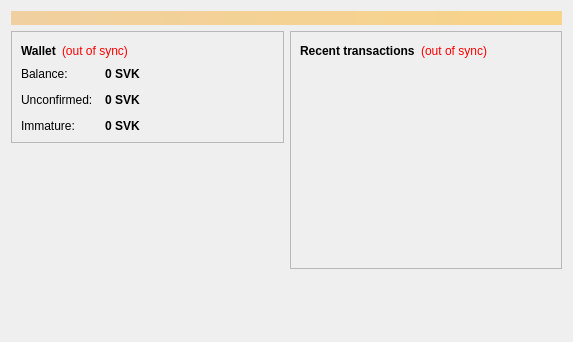
<?xml version="1.0" encoding="UTF-8"?>
<ui version="4.0">
 <class>OverviewPage</class>
 <widget class="QWidget" name="OverviewPage">
  <property name="geometry">
   <rect>
    <x>0</x>
    <y>0</y>
    <width>573</width>
    <height>342</height>
   </rect>
  </property>
  <property name="windowTitle">
   <string>Form</string>
  </property>
  <layout class="QVBoxLayout" name="topLayout">
   <item>
    <widget class="QLabel" name="labelAlerts">
     <property name="visible">
      <bool>false</bool>
     </property>
     <property name="styleSheet">
      <string notr="true">background-color: qlineargradient(x1: 0, y1: 0, x2: 1, y2: 0, stop:0 #F0D0A0, stop:1 #F8D488); color:#000000;</string>
     </property>
     <property name="wordWrap">
      <bool>true</bool>
     </property>
     <property name="margin">
      <number>3</number>
     </property>
    </widget>
   </item>
   <item>
    <layout class="QHBoxLayout" name="horizontalLayout" stretch="1,1">
     <item>
      <layout class="QVBoxLayout" name="verticalLayout_2">
       <item>
        <widget class="QFrame" name="frame">
         <property name="frameShape">
          <enum>QFrame::StyledPanel</enum>
         </property>
         <property name="frameShadow">
          <enum>QFrame::Raised</enum>
         </property>
         <layout class="QVBoxLayout" name="verticalLayout_4">
          <item>
           <layout class="QHBoxLayout" name="horizontalLayout_4">
            <item>
             <widget class="QLabel" name="label_5">
              <property name="font">
               <font>
                <weight>75</weight>
                <bold>true</bold>
               </font>
              </property>
              <property name="text">
               <string>Wallet</string>
              </property>
             </widget>
            </item>
            <item>
             <widget class="QLabel" name="labelWalletStatus">
              <property name="toolTip">
               <string>The displayed information may be out of date. Your wallet automatically synchronizes with the slovakcoin network after a connection is established, but this process has not completed yet.</string>
              </property>
              <property name="styleSheet">
               <string notr="true">QLabel { color: red; }</string>
              </property>
              <property name="text">
               <string notr="true">(out of sync)</string>
              </property>
              <property name="alignment">
               <set>Qt::AlignLeading|Qt::AlignLeft|Qt::AlignVCenter</set>
              </property>
             </widget>
            </item>
            <item>
             <spacer name="horizontalSpacer_2">
              <property name="orientation">
               <enum>Qt::Horizontal</enum>
              </property>
              <property name="sizeHint" stdset="0">
               <size>
                <width>40</width>
                <height>20</height>
               </size>
              </property>
             </spacer>
            </item>
           </layout>
          </item>
          <item>
           <layout class="QFormLayout" name="formLayout_2">
            <property name="fieldGrowthPolicy">
             <enum>QFormLayout::AllNonFixedFieldsGrow</enum>
            </property>
            <property name="horizontalSpacing">
             <number>12</number>
            </property>
            <property name="verticalSpacing">
             <number>12</number>
            </property>
            <item row="0" column="0">
             <widget class="QLabel" name="label">
              <property name="text">
               <string>Balance:</string>
              </property>
             </widget>
            </item>
            <item row="0" column="1">
             <widget class="QLabel" name="labelBalance">
              <property name="font">
               <font>
                <weight>75</weight>
                <bold>true</bold>
               </font>
              </property>
              <property name="cursor">
               <cursorShape>IBeamCursor</cursorShape>
              </property>
              <property name="toolTip">
               <string>Your current balance</string>
              </property>
              <property name="text">
               <string notr="true">0 SVK</string>
              </property>
              <property name="textInteractionFlags">
               <set>Qt::LinksAccessibleByMouse|Qt::TextSelectableByKeyboard|Qt::TextSelectableByMouse</set>
              </property>
             </widget>
            </item>
            <item row="1" column="0">
             <widget class="QLabel" name="label_3">
              <property name="text">
               <string>Unconfirmed:</string>
              </property>
             </widget>
            </item>
            <item row="1" column="1">
             <widget class="QLabel" name="labelUnconfirmed">
              <property name="font">
               <font>
                <weight>75</weight>
                <bold>true</bold>
               </font>
              </property>
              <property name="cursor">
               <cursorShape>IBeamCursor</cursorShape>
              </property>
              <property name="toolTip">
               <string>Total of transactions that have yet to be confirmed, and do not yet count toward the current balance</string>
              </property>
              <property name="text">
               <string notr="true">0 SVK</string>
              </property>
              <property name="textInteractionFlags">
               <set>Qt::LinksAccessibleByMouse|Qt::TextSelectableByKeyboard|Qt::TextSelectableByMouse</set>
              </property>
             </widget>
            </item>
            <item row="2" column="0">
             <widget class="QLabel" name="labelImmatureText">
              <property name="text">
               <string>Immature:</string>
              </property>
             </widget>
            </item>
            <item row="2" column="1">
             <widget class="QLabel" name="labelImmature">
              <property name="font">
               <font>
                <weight>75</weight>
                <bold>true</bold>
               </font>
              </property>
              <property name="toolTip">
               <string>Mined balance that has not yet matured</string>
              </property>
              <property name="text">
               <string notr="true">0 SVK</string>
              </property>
              <property name="textInteractionFlags">
               <set>Qt::LinksAccessibleByMouse|Qt::TextSelectableByKeyboard|Qt::TextSelectableByMouse</set>
              </property>
             </widget>
            </item>
           </layout>
          </item>
         </layout>
        </widget>
       </item>
       <item>
        <spacer name="verticalSpacer">
         <property name="orientation">
          <enum>Qt::Vertical</enum>
         </property>
         <property name="sizeHint" stdset="0">
          <size>
           <width>20</width>
           <height>40</height>
          </size>
         </property>
        </spacer>
       </item>
      </layout>
     </item>
     <item>
      <layout class="QVBoxLayout" name="verticalLayout_3">
       <item>
        <widget class="QFrame" name="frame_2">
         <property name="frameShape">
          <enum>QFrame::StyledPanel</enum>
         </property>
         <property name="frameShadow">
          <enum>QFrame::Raised</enum>
         </property>
         <layout class="QVBoxLayout" name="verticalLayout">
          <item>
           <layout class="QHBoxLayout" name="horizontalLayout_2">
            <item>
             <widget class="QLabel" name="label_4">
              <property name="text">
               <string>&lt;b&gt;Recent transactions&lt;/b&gt;</string>
              </property>
             </widget>
            </item>
            <item>
             <widget class="QLabel" name="labelTransactionsStatus">
              <property name="toolTip">
               <string>The displayed information may be out of date. Your wallet automatically synchronizes with the slovakcoin network after a connection is established, but this process has not completed yet.</string>
              </property>
              <property name="styleSheet">
               <string notr="true">QLabel { color: red; }</string>
              </property>
              <property name="text">
               <string notr="true">(out of sync)</string>
              </property>
              <property name="alignment">
               <set>Qt::AlignRight|Qt::AlignTrailing|Qt::AlignVCenter</set>
              </property>
             </widget>
            </item>
            <item>
             <spacer name="horizontalSpacer">
              <property name="orientation">
               <enum>Qt::Horizontal</enum>
              </property>
              <property name="sizeHint" stdset="0">
               <size>
                <width>40</width>
                <height>20</height>
               </size>
              </property>
             </spacer>
            </item>
           </layout>
          </item>
          <item>
           <widget class="QListView" name="listTransactions">
            <property name="styleSheet">
             <string notr="true">QListView { background: transparent; }</string>
            </property>
            <property name="frameShape">
             <enum>QFrame::NoFrame</enum>
            </property>
            <property name="verticalScrollBarPolicy">
             <enum>Qt::ScrollBarAlwaysOff</enum>
            </property>
            <property name="horizontalScrollBarPolicy">
             <enum>Qt::ScrollBarAlwaysOff</enum>
            </property>
            <property name="selectionMode">
             <enum>QAbstractItemView::NoSelection</enum>
            </property>
           </widget>
          </item>
         </layout>
        </widget>
       </item>
       <item>
        <spacer name="verticalSpacer_2">
         <property name="orientation">
          <enum>Qt::Vertical</enum>
         </property>
         <property name="sizeHint" stdset="0">
          <size>
           <width>20</width>
           <height>40</height>
          </size>
         </property>
        </spacer>
       </item>
      </layout>
     </item>
    </layout>
   </item>
  </layout>
 </widget>
 <resources/>
 <connections/>
</ui>
